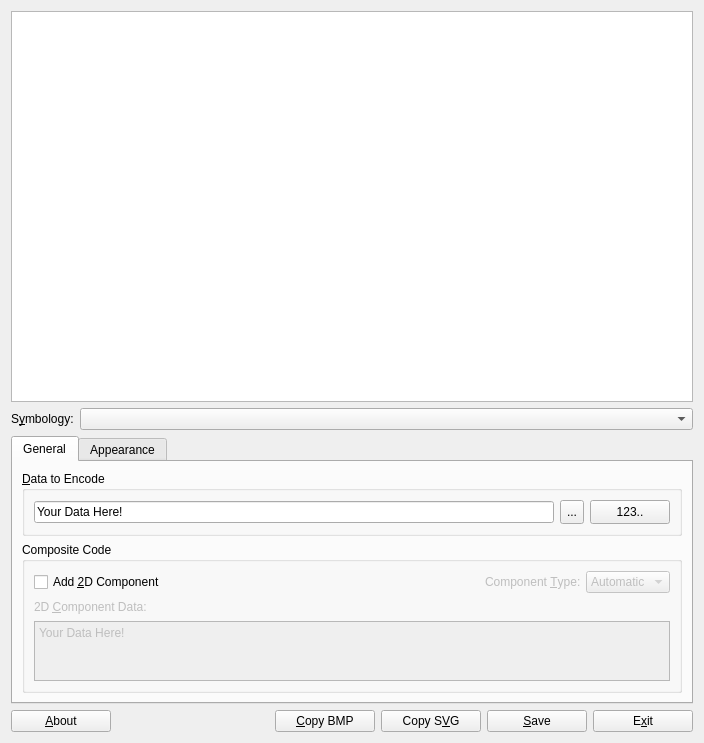
<?xml version="1.0" encoding="UTF-8"?>
<ui version="4.0">
 <class>mainWindow</class>
 <widget class="QWidget" name="mainWindow">
  <property name="windowModality">
   <enum>Qt::NonModal</enum>
  </property>
  <property name="geometry">
   <rect>
    <x>0</x>
    <y>0</y>
    <width>704</width>
    <height>743</height>
   </rect>
  </property>
  <property name="sizePolicy">
   <sizepolicy hsizetype="Expanding" vsizetype="Expanding">
    <horstretch>0</horstretch>
    <verstretch>0</verstretch>
   </sizepolicy>
  </property>
  <property name="minimumSize">
   <size>
    <width>420</width>
    <height>500</height>
   </size>
  </property>
  <property name="windowTitle">
   <string>Zint Barcode Studio 2.6</string>
  </property>
  <property name="windowIcon">
   <iconset resource="resources.qrc">
    <normaloff>:/images/zint.png</normaloff>:/images/zint.png</iconset>
  </property>
  <property name="autoFillBackground">
   <bool>false</bool>
  </property>
  <property name="styleSheet">
   <string notr="true"/>
  </property>
  <property name="locale">
   <locale language="English" country="UnitedStates"/>
  </property>
  <layout class="QVBoxLayout" name="verticalLayout_5">
   <item>
    <widget class="QGraphicsView" name="view"/>
   </item>
   <item>
    <layout class="QHBoxLayout" name="horizontalLayout">
     <property name="sizeConstraint">
      <enum>QLayout::SetMinimumSize</enum>
     </property>
     <item>
      <layout class="QVBoxLayout" name="verticalLayout_6">
       <item>
        <layout class="QHBoxLayout" name="horizontalLayout_5">
         <item>
          <widget class="QLabel" name="lblSymbology">
           <property name="text">
            <string>S&amp;ymbology:</string>
           </property>
           <property name="alignment">
            <set>Qt::AlignLeading|Qt::AlignLeft|Qt::AlignVCenter</set>
           </property>
           <property name="buddy">
            <cstring>bstyle</cstring>
           </property>
          </widget>
         </item>
         <item>
          <widget class="QComboBox" name="bstyle">
           <property name="sizePolicy">
            <sizepolicy hsizetype="Expanding" vsizetype="Fixed">
             <horstretch>0</horstretch>
             <verstretch>0</verstretch>
            </sizepolicy>
           </property>
           <property name="toolTip">
            <string>Type of barcode</string>
           </property>
          </widget>
         </item>
        </layout>
       </item>
       <item>
        <widget class="QTabWidget" name="tabMain">
         <property name="sizePolicy">
          <sizepolicy hsizetype="Minimum" vsizetype="Minimum">
           <horstretch>0</horstretch>
           <verstretch>0</verstretch>
          </sizepolicy>
         </property>
         <property name="maximumSize">
          <size>
           <width>16777215</width>
           <height>350</height>
          </size>
         </property>
         <property name="autoFillBackground">
          <bool>false</bool>
         </property>
         <property name="styleSheet">
          <string notr="true"/>
         </property>
         <property name="currentIndex">
          <number>0</number>
         </property>
         <widget class="QWidget" name="tabGeneral">
          <attribute name="title">
           <string>General</string>
          </attribute>
          <layout class="QVBoxLayout" name="verticalLayout_3">
           <item>
            <widget class="QGroupBox" name="grpData">
             <property name="sizePolicy">
              <sizepolicy hsizetype="Minimum" vsizetype="Minimum">
               <horstretch>0</horstretch>
               <verstretch>0</verstretch>
              </sizepolicy>
             </property>
             <property name="title">
              <string>&amp;Data to Encode</string>
             </property>
             <layout class="QHBoxLayout" name="horizontalLayout_4">
              <item>
               <widget class="QLineEdit" name="txtData">
                <property name="toolTip">
                 <string>Data to encode</string>
                </property>
                <property name="text">
                 <string>Your Data Here!</string>
                </property>
               </widget>
              </item>
              <item>
               <widget class="QToolButton" name="btnMoreData">
                <property name="minimumSize">
                 <size>
                  <width>0</width>
                  <height>24</height>
                 </size>
                </property>
                <property name="toolTip">
                 <string>Encode more data
or import from file</string>
                </property>
                <property name="text">
                 <string>...</string>
                </property>
               </widget>
              </item>
              <item>
               <widget class="QPushButton" name="btnSequence">
                <property name="minimumSize">
                 <size>
                  <width>0</width>
                  <height>24</height>
                 </size>
                </property>
                <property name="toolTip">
                 <string>Encode a sequence</string>
                </property>
                <property name="text">
                 <string>123..</string>
                </property>
               </widget>
              </item>
             </layout>
            </widget>
           </item>
           <item>
            <widget class="QGroupBox" name="grpComposite">
             <property name="enabled">
              <bool>true</bool>
             </property>
             <property name="sizePolicy">
              <sizepolicy hsizetype="Minimum" vsizetype="Minimum">
               <horstretch>0</horstretch>
               <verstretch>0</verstretch>
              </sizepolicy>
             </property>
             <property name="minimumSize">
              <size>
               <width>0</width>
               <height>0</height>
              </size>
             </property>
             <property name="maximumSize">
              <size>
               <width>16777215</width>
               <height>400</height>
              </size>
             </property>
             <property name="title">
              <string>Composite Code</string>
             </property>
             <layout class="QVBoxLayout" name="verticalLayout_2">
              <item>
               <layout class="QHBoxLayout" name="horizontalLayout_2">
                <item>
                 <widget class="QCheckBox" name="chkComposite">
                  <property name="toolTip">
                   <string>Create a composite symbol</string>
                  </property>
                  <property name="text">
                   <string>Add &amp;2D Component</string>
                  </property>
                 </widget>
                </item>
                <item>
                 <spacer name="horizontalSpacer">
                  <property name="orientation">
                   <enum>Qt::Horizontal</enum>
                  </property>
                  <property name="sizeHint" stdset="0">
                   <size>
                    <width>40</width>
                    <height>20</height>
                   </size>
                  </property>
                 </spacer>
                </item>
                <item>
                 <widget class="QLabel" name="lblCompType">
                  <property name="enabled">
                   <bool>false</bool>
                  </property>
                  <property name="text">
                   <string>Component &amp;Type:</string>
                  </property>
                  <property name="buddy">
                   <cstring>cmbCompType</cstring>
                  </property>
                 </widget>
                </item>
                <item>
                 <widget class="QComboBox" name="cmbCompType">
                  <property name="enabled">
                   <bool>false</bool>
                  </property>
                  <property name="toolTip">
                   <string>Type of 2D component</string>
                  </property>
                  <item>
                   <property name="text">
                    <string>Automatic</string>
                   </property>
                  </item>
                  <item>
                   <property name="text">
                    <string>CC-A</string>
                   </property>
                  </item>
                  <item>
                   <property name="text">
                    <string>CC-B</string>
                   </property>
                  </item>
                  <item>
                   <property name="text">
                    <string>CC-C</string>
                   </property>
                  </item>
                 </widget>
                </item>
               </layout>
              </item>
              <item>
               <layout class="QVBoxLayout" name="verticalLayout">
                <property name="sizeConstraint">
                 <enum>QLayout::SetMinimumSize</enum>
                </property>
                <item>
                 <widget class="QLabel" name="lblComposite">
                  <property name="enabled">
                   <bool>false</bool>
                  </property>
                  <property name="text">
                   <string>2D &amp;Component Data:</string>
                  </property>
                  <property name="buddy">
                   <cstring>txtComposite</cstring>
                  </property>
                 </widget>
                </item>
                <item>
                 <widget class="QTextEdit" name="txtComposite">
                  <property name="enabled">
                   <bool>false</bool>
                  </property>
                  <property name="sizePolicy">
                   <sizepolicy hsizetype="Expanding" vsizetype="Expanding">
                    <horstretch>0</horstretch>
                    <verstretch>0</verstretch>
                   </sizepolicy>
                  </property>
                  <property name="maximumSize">
                   <size>
                    <width>16777215</width>
                    <height>60</height>
                   </size>
                  </property>
                  <property name="toolTip">
                   <string>Data to be encoded in 2D component
Remember to place [square brackets] around AI data</string>
                  </property>
                  <property name="html">
                   <string>&lt;!DOCTYPE HTML PUBLIC &quot;-//W3C//DTD HTML 4.0//EN&quot; &quot;http://www.w3.org/TR/REC-html40/strict.dtd&quot;&gt;
&lt;html&gt;&lt;head&gt;&lt;meta name=&quot;qrichtext&quot; content=&quot;1&quot; /&gt;&lt;style type=&quot;text/css&quot;&gt;
p, li { white-space: pre-wrap; }
&lt;/style&gt;&lt;/head&gt;&lt;body style=&quot; font-family:'SimSun'; font-size:9pt; font-weight:400; font-style:normal;&quot;&gt;
&lt;p style=&quot; margin-top:0px; margin-bottom:0px; margin-left:0px; margin-right:0px; -qt-block-indent:0; text-indent:0px;&quot;&gt;&lt;span style=&quot; font-family:'Sans Serif';&quot;&gt;Your Data Here!&lt;/span&gt;&lt;/p&gt;&lt;/body&gt;&lt;/html&gt;</string>
                  </property>
                  <property name="acceptRichText">
                   <bool>false</bool>
                  </property>
                 </widget>
                </item>
               </layout>
              </item>
             </layout>
            </widget>
           </item>
          </layout>
         </widget>
         <widget class="QWidget" name="tabAppear">
          <attribute name="title">
           <string>Appearance</string>
          </attribute>
          <layout class="QVBoxLayout" name="verticalLayout_4">
           <item>
            <layout class="QGridLayout" name="gridLayout">
             <item row="0" column="0">
              <widget class="QLabel" name="label_3">
               <property name="text">
                <string>&amp;Height:</string>
               </property>
               <property name="alignment">
                <set>Qt::AlignLeading|Qt::AlignLeft|Qt::AlignVCenter</set>
               </property>
               <property name="buddy">
                <cstring>heightb</cstring>
               </property>
              </widget>
             </item>
             <item row="1" column="0">
              <widget class="QLabel" name="label_8">
               <property name="text">
                <string>B&amp;order Width:</string>
               </property>
               <property name="alignment">
                <set>Qt::AlignLeading|Qt::AlignLeft|Qt::AlignVCenter</set>
               </property>
               <property name="buddy">
                <cstring>bwidth</cstring>
               </property>
              </widget>
             </item>
             <item row="2" column="0">
              <widget class="QLabel" name="lblWhitespace">
               <property name="text">
                <string>&amp;Whitespace:</string>
               </property>
               <property name="alignment">
                <set>Qt::AlignLeading|Qt::AlignLeft|Qt::AlignVCenter</set>
               </property>
               <property name="buddy">
                <cstring>spnWhitespace</cstring>
               </property>
              </widget>
             </item>
             <item row="3" column="0">
              <widget class="QLabel" name="lblScale">
               <property name="text">
                <string>&amp;Printing Scale:</string>
               </property>
               <property name="alignment">
                <set>Qt::AlignLeading|Qt::AlignLeft|Qt::AlignVCenter</set>
               </property>
               <property name="buddy">
                <cstring>spnScale</cstring>
               </property>
              </widget>
             </item>
             <item row="0" column="1">
              <widget class="QSpinBox" name="heightb">
               <property name="toolTip">
                <string>Overall symbol height</string>
               </property>
               <property name="suffix">
                <string> X</string>
               </property>
               <property name="prefix">
                <string/>
               </property>
               <property name="maximum">
                <number>300</number>
               </property>
               <property name="value">
                <number>50</number>
               </property>
              </widget>
             </item>
             <item row="1" column="1">
              <widget class="QSpinBox" name="bwidth">
               <property name="toolTip">
                <string>Width of boundary bars or border</string>
               </property>
               <property name="suffix">
                <string> X</string>
               </property>
               <property name="minimum">
                <number>0</number>
               </property>
               <property name="maximum">
                <number>16</number>
               </property>
               <property name="value">
                <number>0</number>
               </property>
              </widget>
             </item>
             <item row="2" column="1">
              <widget class="QSpinBox" name="spnWhitespace">
               <property name="toolTip">
                <string>Width of whitespace</string>
               </property>
               <property name="suffix">
                <string> X</string>
               </property>
              </widget>
             </item>
             <item row="3" column="1">
              <widget class="QDoubleSpinBox" name="spnScale">
               <property name="toolTip">
                <string>Image scale when output to file</string>
               </property>
               <property name="suffix">
                <string/>
               </property>
               <property name="decimals">
                <number>2</number>
               </property>
               <property name="minimum">
                <double>0.500000000000000</double>
               </property>
               <property name="maximum">
                <double>99.500000000000000</double>
               </property>
               <property name="singleStep">
                <double>0.500000000000000</double>
               </property>
               <property name="value">
                <double>1.000000000000000</double>
               </property>
              </widget>
             </item>
             <item row="0" column="2">
              <widget class="QLabel" name="label_9">
               <property name="text">
                <string>Border &amp;Type:</string>
               </property>
               <property name="alignment">
                <set>Qt::AlignLeading|Qt::AlignLeft|Qt::AlignVCenter</set>
               </property>
               <property name="buddy">
                <cstring>btype</cstring>
               </property>
              </widget>
             </item>
             <item row="0" column="3">
              <widget class="QComboBox" name="btype">
               <property name="toolTip">
                <string>Add border or box</string>
               </property>
               <item>
                <property name="text">
                 <string>No border</string>
                </property>
               </item>
               <item>
                <property name="text">
                 <string>Bind</string>
                </property>
               </item>
               <item>
                <property name="text">
                 <string>Box</string>
                </property>
               </item>
              </widget>
             </item>
             <item row="1" column="3">
              <widget class="QPushButton" name="fgcolor">
               <property name="toolTip">
                <string>Change ink colour</string>
               </property>
               <property name="text">
                <string>&amp;Foreground Colour</string>
               </property>
              </widget>
             </item>
             <item row="2" column="3">
              <widget class="QPushButton" name="bgcolor">
               <property name="toolTip">
                <string>Change paper colour</string>
               </property>
               <property name="text">
                <string>&amp;Backgound Colour</string>
               </property>
              </widget>
             </item>
             <item row="3" column="3">
              <widget class="QPushButton" name="btnReset">
               <property name="toolTip">
                <string>Reset to black on white</string>
               </property>
               <property name="text">
                <string>&amp;Reset Colours</string>
               </property>
              </widget>
             </item>
            </layout>
           </item>
           <item>
            <widget class="QCheckBox" name="chkHRTHide">
             <property name="toolTip">
              <string>Show text in image</string>
             </property>
             <property name="text">
              <string>Show H&amp;uman Readable Text</string>
             </property>
             <property name="checked">
              <bool>true</bool>
             </property>
            </widget>
           </item>
           <item>
            <spacer name="verticalSpacer">
             <property name="orientation">
              <enum>Qt::Vertical</enum>
             </property>
             <property name="sizeType">
              <enum>QSizePolicy::Minimum</enum>
             </property>
             <property name="sizeHint" stdset="0">
              <size>
               <width>20</width>
               <height>40</height>
              </size>
             </property>
            </spacer>
           </item>
          </layout>
         </widget>
        </widget>
       </item>
      </layout>
     </item>
    </layout>
   </item>
   <item>
    <layout class="QGridLayout" name="gridLayout_2">
     <item row="1" column="0">
      <widget class="QPushButton" name="btnAbout">
       <property name="minimumSize">
        <size>
         <width>100</width>
         <height>0</height>
        </size>
       </property>
       <property name="toolTip">
        <string>About Zint</string>
       </property>
       <property name="text">
        <string>&amp;About</string>
       </property>
      </widget>
     </item>
     <item row="1" column="5">
      <widget class="QPushButton" name="btnSave">
       <property name="minimumSize">
        <size>
         <width>100</width>
         <height>0</height>
        </size>
       </property>
       <property name="toolTip">
        <string>Save image to file</string>
       </property>
       <property name="text">
        <string>&amp;Save</string>
       </property>
      </widget>
     </item>
     <item row="1" column="6">
      <widget class="QPushButton" name="btnExit">
       <property name="minimumSize">
        <size>
         <width>100</width>
         <height>0</height>
        </size>
       </property>
       <property name="text">
        <string>E&amp;xit</string>
       </property>
      </widget>
     </item>
     <item row="1" column="1">
      <spacer name="horizontalSpacer_2">
       <property name="orientation">
        <enum>Qt::Horizontal</enum>
       </property>
       <property name="sizeHint" stdset="0">
        <size>
         <width>40</width>
         <height>20</height>
        </size>
       </property>
      </spacer>
     </item>
     <item row="1" column="3">
      <widget class="QPushButton" name="btnCopySVG">
       <property name="minimumSize">
        <size>
         <width>100</width>
         <height>0</height>
        </size>
       </property>
       <property name="toolTip">
        <string>Copy to clipboard</string>
       </property>
       <property name="text">
        <string>Copy S&amp;VG</string>
       </property>
      </widget>
     </item>
     <item row="1" column="2">
      <widget class="QPushButton" name="btnCopyBMP">
       <property name="minimumSize">
        <size>
         <width>100</width>
         <height>0</height>
        </size>
       </property>
       <property name="text">
        <string>&amp;Copy BMP</string>
       </property>
      </widget>
     </item>
    </layout>
   </item>
  </layout>
 </widget>
 <tabstops>
  <tabstop>tabMain</tabstop>
  <tabstop>txtData</tabstop>
  <tabstop>chkComposite</tabstop>
  <tabstop>cmbCompType</tabstop>
  <tabstop>txtComposite</tabstop>
 </tabstops>
 <resources>
  <include location="resources.qrc"/>
 </resources>
 <connections/>
</ui>
